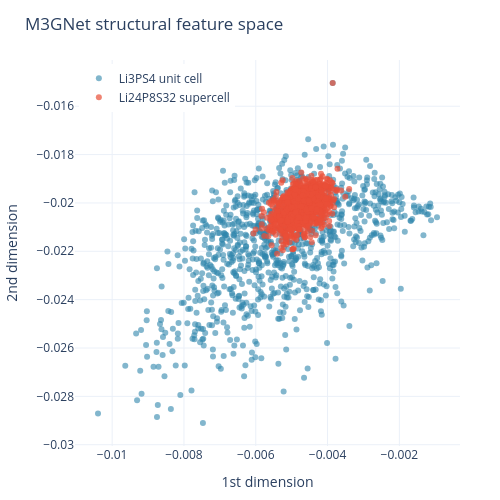

The notebook cell saved with this chart:
### Markdown cell above
## 1.3 Structural and atomic feature space: supercells vs unit cells

The inverse trend in coverage by unit cells and supercells in the two feature spaces is discussed in the MatPES manuscript.

### Code cell
fig = go.Figure()
fig.add_trace(go.Scatter(
    x=st_ft_unitcell_arr[:, 0], y=st_ft_unitcell_arr[:, 1],
    mode="markers",
    name="Li3PS4 unit cell",
    marker=dict(size=6, opacity=0.6, color="#2E86AB", line=dict(width=0)),
))
fig.add_trace(go.Scatter(
    x=st_ft_supercell_arr[:, 0], y=st_ft_supercell_arr[:, 1],
    mode="markers",
    name="Li24P8S32 supercell",
    marker=dict(size=6, opacity=0.7, color="#E94F37", line=dict(width=0)),
))
fig.update_layout(
    title="M3GNet structural feature space",
    xaxis_title="1st dimension",
    yaxis_title="2nd dimension",
    template="plotly_white",
    height=500,
    width=500,
    legend=dict(yanchor="top", y=0.99, xanchor="left", x=0.01),
    margin=dict(t=60, b=50, l=60, r=40),
)
fig.show()

### Figure 1 — Plotly figure (JSON) as saved in the notebook; plotly's stock layout.template omitted (floating-point values rounded to 4 significant figures; data arrays with more than 128 entries replaced by an {"elided": "..."} marker saying what was removed)
{"data": [{"marker": {"color": "#2E86AB", "line": {"width": 0}, "opacity": 0.6, "size": 6}, "mode": "markers", "name": "Li3PS4 unit cell", "type": "scatter", "x": {"elided": "1001 float values"}, "y": {"elided": "1001 float values"}}, {"marker": {"color": "#E94F37", "line": {"width": 0}, "opacity": 0.7, "size": 6}, "mode": "markers", "name": "Li24P8S32 supercell", "type": "scatter", "x": {"elided": "1001 float values"}, "y": {"elided": "1001 float values"}}], "layout": {"height": 500, "legend": {"x": 0.01, "xanchor": "left", "y": 0.99, "yanchor": "top"}, "margin": {"b": 50, "l": 60, "r": 40, "t": 60}, "title": {"text": "M3GNet structural feature space"}, "width": 500, "xaxis": {"title": {"text": "1st dimension"}}, "yaxis": {"title": {"text": "2nd dimension"}}}}
